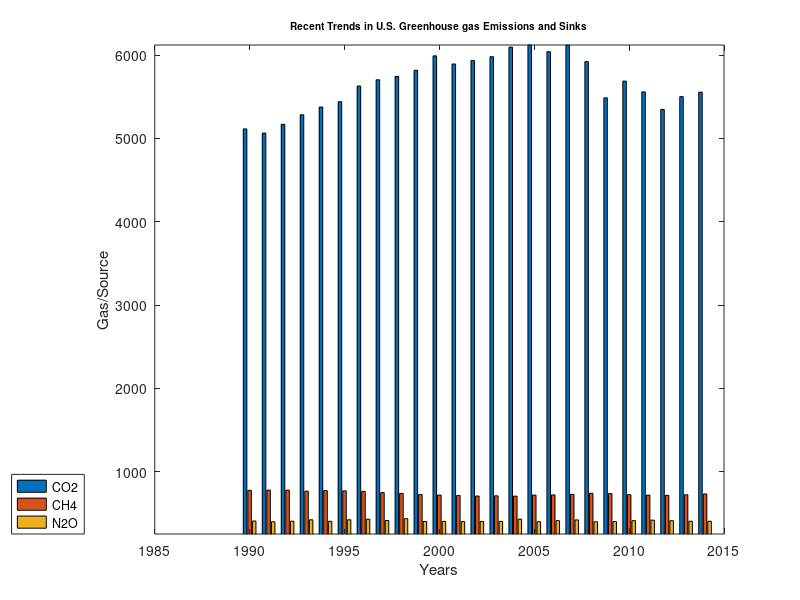

MATLAB code to generate this figure:
%File Name: hw22.m
%Daniel Silva
%September 13, 2016
%Purpose: Generate a bar graph of CO2,CH4,N2O gases of 
%Recent Trends in U.S. Greehouse Gas Emissions and Sinks
%Define Variables: 
% x - defines the bin 
% y - y values of bar graph

clear all; 
close all; 
clc;

%Years (domain)
x = 1990:1:2014;
%Gas/Source (range)
y = [5115.1	773.9	406.2;
    5064.9	777	    396.1;
    5170.3	776.9	404.1;
    5284.8	764.1	420.5;
    5377.5	770.5	402.5;
    5441.6	767.9	420.6;
    5630.1	762.2	428.9;
    5705	747.2	412.3;
    5744.7	737.8	433.9;
    5819	723.5	401.1;
    5992.4	717.5	401.4;
    5894.5	712.7	399.3;
    5935.7	706.3	400.9;
    5982.3	708.6	401.8;
    6097	704.9	428.6;
    6122.7	717.4	397.6;
    6042.4	719.6	410.1;
    6121.7	726	    419;
    5923.2	738.9	396.8;
    5488.3	735.4	399.5;
    5688.8	722.4	410.3;
    5559.5	717.4	416.5;
    5349.2	714.4	409.3;
    5502.6	721.5	403.4;
    5556	730.8	403.5];

%Bar Graph
bar(x,y,'grouped'); 
%limits of axis
axis([1985 2015 250 6122.7],'normal');
%legend,title, colormap
legend('CO2','CH4','N2O','location','southwestoutside'); 
title('\fontsize{10}Recent Trends in U.S. Greenhouse gas Emissions and Sinks')
colormap summer 
%axis labels
xlabel('Years'); 
ylabel('Gas/Source');
